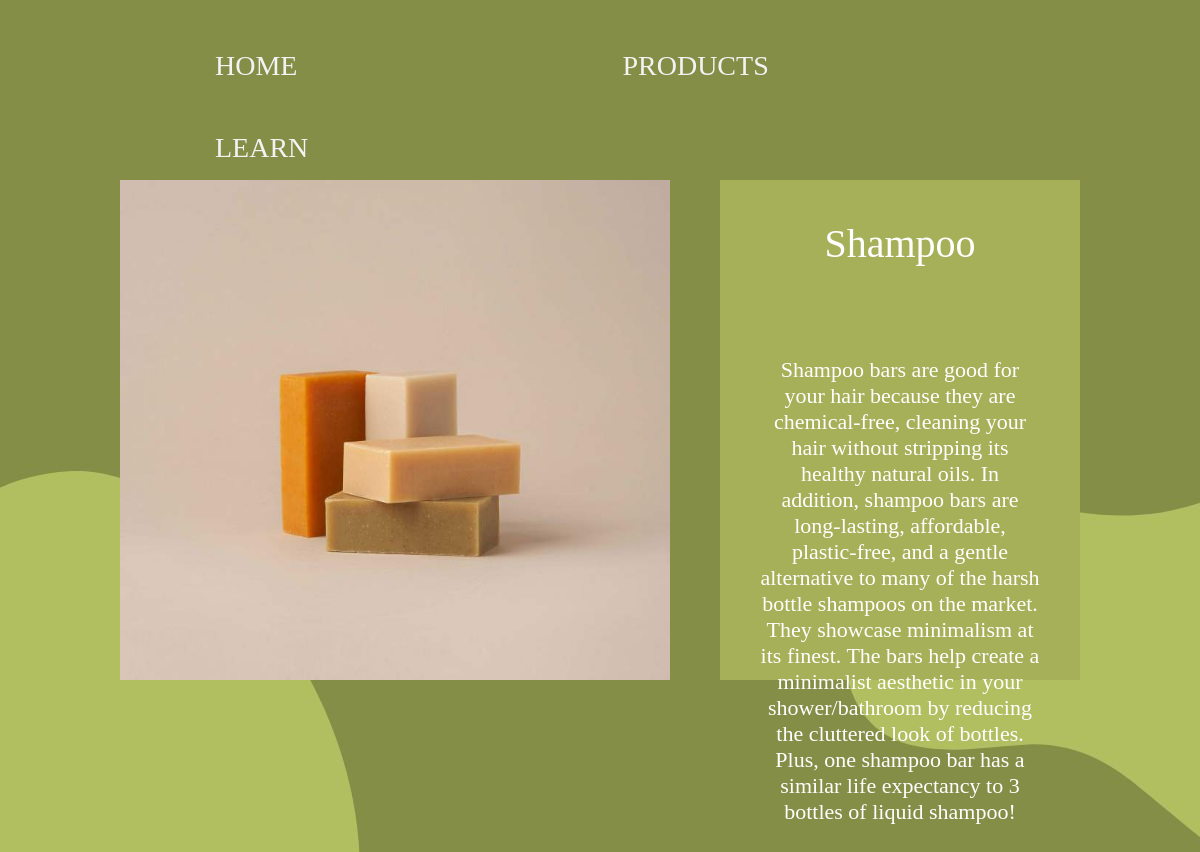
The page /product/19 on the database its author committed.
### tables this page shows
CREATE TABLE product (id INTEGER PRIMARY KEY AUTOINCREMENT, file_name TEXT, name TEXT NOT NULL REFERENCES var (name), description TEXT REFERENCES var ("desc"));

### main.py (the view)
@app.route("/product/<int:product_id>")
def showpost(product_id):
    cursor = get_db().cursor()
    sql = "SELECT * FROM product WHERE id=?"
    cursor.execute(sql, (product_id,))
    variable = cursor.fetchone()
    print(variable)
    return render_template("var.html", variable=variable)

### main.py (called while the page is built)
def get_db():
    db = getattr(g, "_database", None)
    if db is None:
        db = g._database = sqlite3.connect(DATABASE)
    return db

@app.teardown_appcontext
def close_connection(exception):
    db = getattr(g, "_database", None)
    if db is not None:
        db.close()

### templates/var.html
{% extends "base.html" %}
{% block body %}
<div class="container-1">
    <img src="/static/images/{{variable[1]}}" alt="product-image-display-here" class="pimg">
    <div class="contents">
        <figure class="heading"> {{variable[2]}} </figure><br>
        <figure class="desc"> {{variable[3]}} </figure> <br>
    </div>
</div>
{% endblock body %}

### static/styles.css (style rules this page uses)
.container-1 { display: flex; margin: auto; width: 80%; text-align: center; }
.pimg { width: 550px; height: 500px; padding-top: 50px; padding-left: 50px; transform: translate(-50px, -50px); }
.contents { font-size: 25px; color: white; background-color: rgb(165, 176, 88); height: 500px; width: 550px; }
.heading { font-size: 40px; }
.desc { font-size: 22px; }
.bgimg3 { background-image: url('/static/images/bgimg5.jpg'); }
body { margin: 0; }

### rows shown on the page
product: file_name (picture), name "Shampoo", description "Shampoo bars are good for your hair because they are chemical-free, cleaning your hair without stripping its healthy natural oils. In addition, shampoo bars are long-lasting, affordable, plastic-free, and a gentle alternative to many of the harsh bottle shampoos on the market. They showcase minimalism at its finest. The bars help create a minimalist aesthetic in your shower/bathroom by reducing the cluttered look of bottles. Plus, one shampoo bar has a similar life expectancy to 3 bottles of liquid shampoo!"
